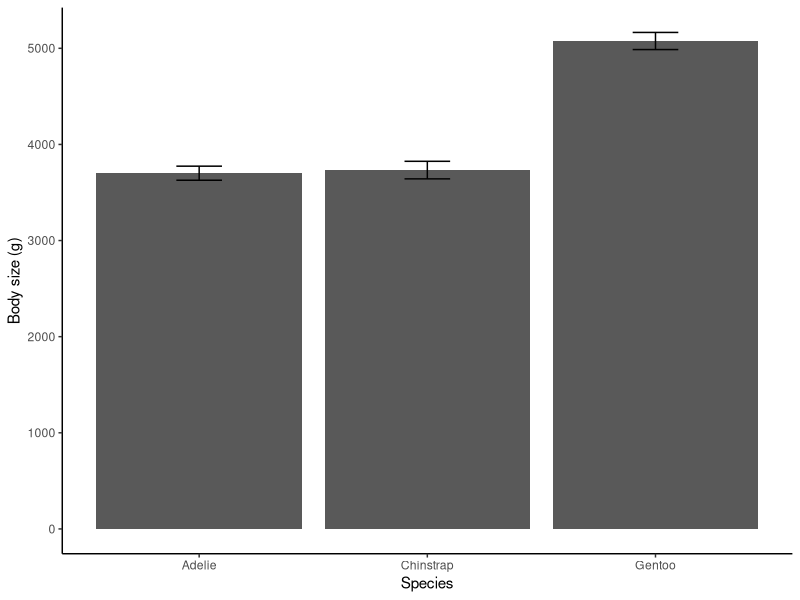
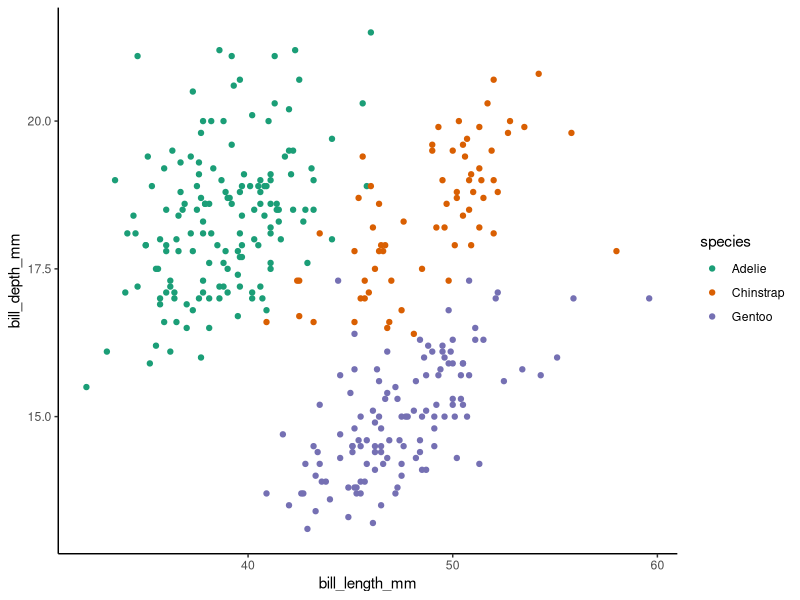
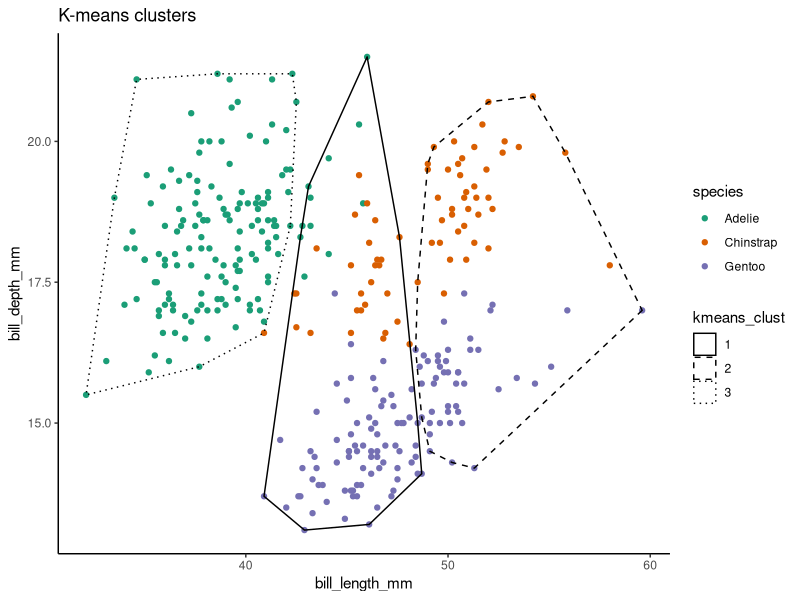
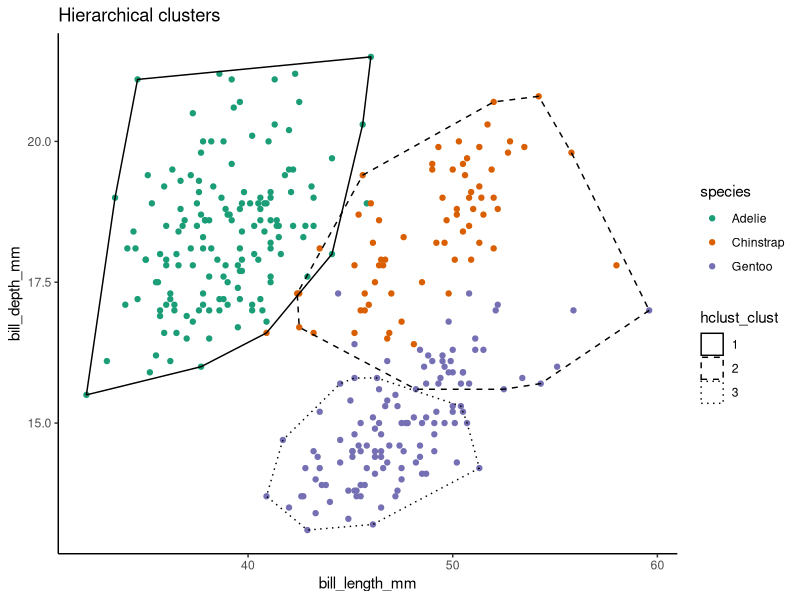
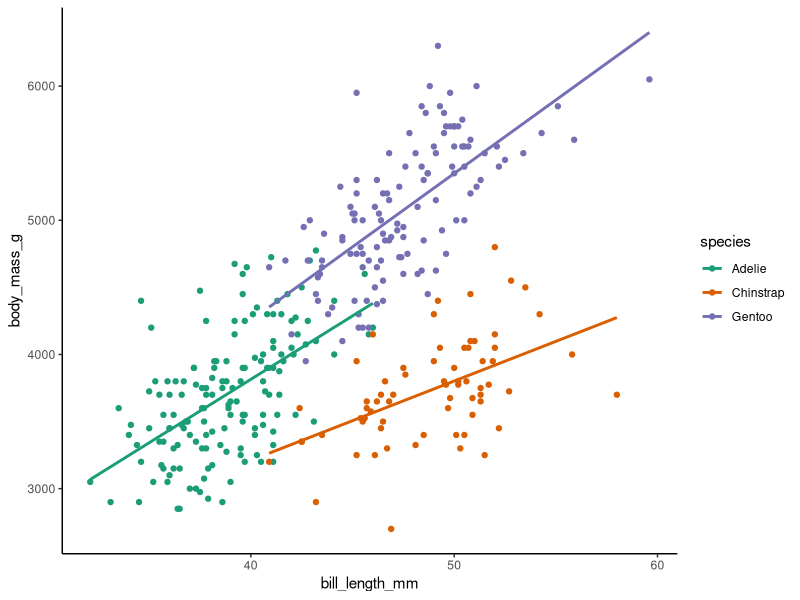

Write the R code that produced these figures, in order. (Note: this script raises an error after producing the figures.)
## ---- chunk 1
#| label: setup
#| output: false

library(palmerpenguins)
library(tidyverse)

## ---- chunk 2
#| label: se-fn

# Create a function to calculate the standard error
se <- function(x) {
  sd(x) / sqrt(length(x))
}

## ---- chunk 3
#| label: size-summary

# Summarize body size by mean and standard error
size_summary <- penguins %>% 
  drop_na(species, body_mass_g) %>% 
  group_by(species) %>% 
  summarize(mean_mass = mean(body_mass_g),
            # Here we use se()
            se_mass = se(body_mass_g))

# Plot the mean size by species with error bars
ggplot(size_summary, aes(species, mean_mass)) +
  geom_col() +
  # The standard error becomes error bars
  geom_errorbar(aes(ymin = mean_mass - 1.96 * se_mass,
                    ymax = mean_mass + 1.96 * se_mass),
                width = 0.2) +
  labs(x = "Species", y = "Body size (g)") +
  theme_classic()
## ---- chunk 4
#| label: penguin-bills

ggplot(penguins, aes(bill_length_mm, bill_depth_mm, color = species)) +
  geom_point() +
  scale_color_brewer(palette = "Dark2") +
  theme_classic()
## ---- chunk 5
#| label: penguin-clusters

set.seed(101)

# Prepare the data by selecting the species column and the bill morphology
# columns
penguins_bills <- penguins %>% 
  select(species, bill_length_mm, bill_depth_mm) %>% 
  drop_na()

# K-means clustering needs the morphology columns and the number of 
# clusters (k)
penguins_kmeans <- select(penguins_bills, -species) %>% 
  kmeans(centers = 3)

# Hierarchical clustering needs the distances between points in the
# morphology columns (Canberra distance), a method for building the hierarchy 
# (Ward's minimum variance), and a number of clusters to cut the tree into (k)
penguins_hclust <- select(penguins_bills, -species) %>% 
  dist(method = "canberra") %>% 
  hclust(method = "ward.D2") %>% 
  cutree(k = 3)

# Append the cluster assignments to the original data
penguins_clusters <- penguins_bills %>% 
  mutate(kmeans_clust = factor(penguins_kmeans$cluster),
         hclust_clust = factor(penguins_hclust))
    
# Find the convex hull of each cluster
kmeans_chull <- penguins_clusters %>% 
  group_by(kmeans_clust) %>% 
  slice(chull(bill_length_mm, bill_depth_mm))
hclust_chull <- penguins_clusters %>% 
  group_by(hclust_clust) %>% 
  slice(chull(bill_length_mm, bill_depth_mm))

# How did they do?
ggplot(penguins_clusters, 
       aes(bill_length_mm, bill_depth_mm)) +
  geom_point(aes(color = species)) +
  geom_polygon(aes(linetype = kmeans_clust), 
               kmeans_chull, 
               fill = NA,
               color = "black") +
  scale_color_brewer(palette = "Dark2") +
  scale_linetype_manual(values = c("solid", "dashed", "dotted")) +
  labs(title = "K-means clusters") +
  theme_classic()

ggplot(penguins_clusters, 
       aes(bill_length_mm, bill_depth_mm)) +
  geom_point(aes(color = species)) +
  geom_polygon(aes(linetype = hclust_clust), 
               hclust_chull, 
               fill = NA,
               color = "black") +
  scale_color_brewer(palette = "Dark2") +
  scale_linetype_manual(values = c("solid", "dashed", "dotted")) +
  labs(title = "Hierarchical clusters") +
  theme_classic()

## ---- chunk 6
#| label: lesson1-solution1
#| include: false

assign_species <- function(species, clusters) {
  result <- character(length(species))
  for (cl in unique(clusters)) {
    species_count <- table(species[clusters == cl])
    result[clusters == cl] <- names(species_count)[which.max(species_count)]
  }
  result
}
penguins_clusters <- penguins_clusters %>% 
  mutate(hclust_species = assign_species(species, hclust_clust),
         kmeans_species = assign_species(species, kmeans_clust))

## ---- chunk 7
#| label: lesson1-solution2
#| include: false

f1 <- function(actual, assigned) {
  class_f1 <- numeric(length(unique(actual)))
  names(class_f1) <- unique(actual)
  for (a in unique(actual)) {
    tp <- sum(actual == a & assigned == a)
    fp <- sum(actual != a & assigned == a)
    fn <- sum(actual == a & assigned != a)
    class_f1[a] <- tp / (tp + 1/2 * (fp + fn))
  }
  class_freq <- table(actual) / length(actual)
  sum(class_f1 * class_freq)
}

# for k-means...
kmeans_f1 <- f1(penguins_clusters$species,
                penguins_clusters$kmeans_species)

# ...and for hierarchical clustering
hclust_f1 <- f1(penguins_clusters$species,
                penguins_clusters$hclust_species)

str_glue("K-means F1 = {round(kmeans_f1, 3)}, hierarchical clustering F1 = {round(hclust_f1, 3)}")

## ---- chunk 8
ggplot(penguins, aes(bill_length_mm, body_mass_g, color = species)) +
  geom_point() +
  geom_smooth(method = "lm", formula = y~x, se = FALSE) +
  scale_color_brewer(palette = "Dark2") +
  theme_classic()

## ---- chunk 9
penguin_lm <- lm(body_mass_g ~ bill_length_mm * species, penguins)
penguins %>% 
  mutate(size_)

